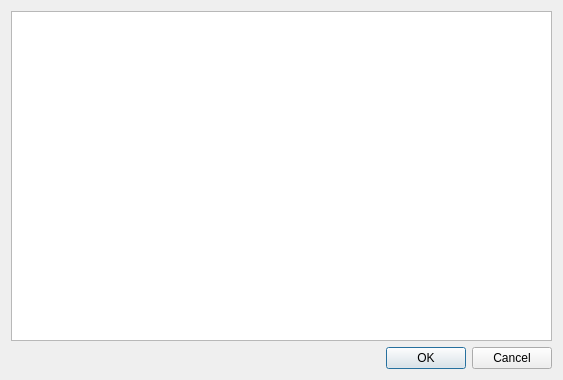
<?xml version="1.0" encoding="UTF-8"?>
<ui version="4.0">
 <class>PrefSDK::TableWidget</class>
 <widget class="QDialog" name="PrefSDK::TableWidget">
  <property name="geometry">
   <rect>
    <x>0</x>
    <y>0</y>
    <width>563</width>
    <height>380</height>
   </rect>
  </property>
  <property name="windowTitle">
   <string>Dialog</string>
  </property>
  <layout class="QVBoxLayout" name="verticalLayout">
   <item>
    <widget class="QTableWidget" name="tableWidget">
     <attribute name="verticalHeaderVisible">
      <bool>false</bool>
     </attribute>
    </widget>
   </item>
   <item>
    <widget class="QDialogButtonBox" name="buttonBox">
     <property name="orientation">
      <enum>Qt::Horizontal</enum>
     </property>
     <property name="standardButtons">
      <set>QDialogButtonBox::Cancel|QDialogButtonBox::Ok</set>
     </property>
    </widget>
   </item>
  </layout>
 </widget>
 <resources/>
 <connections>
  <connection>
   <sender>buttonBox</sender>
   <signal>accepted()</signal>
   <receiver>PrefSDK::TableWidget</receiver>
   <slot>accept()</slot>
   <hints>
    <hint type="sourcelabel">
     <x>248</x>
     <y>254</y>
    </hint>
    <hint type="destinationlabel">
     <x>157</x>
     <y>274</y>
    </hint>
   </hints>
  </connection>
  <connection>
   <sender>buttonBox</sender>
   <signal>rejected()</signal>
   <receiver>PrefSDK::TableWidget</receiver>
   <slot>reject()</slot>
   <hints>
    <hint type="sourcelabel">
     <x>316</x>
     <y>260</y>
    </hint>
    <hint type="destinationlabel">
     <x>286</x>
     <y>274</y>
    </hint>
   </hints>
  </connection>
 </connections>
</ui>
